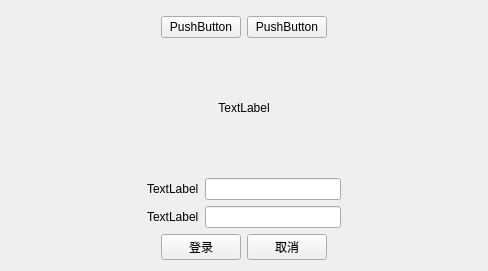
<?xml version="1.0" encoding="UTF-8"?>
<ui version="4.0">
 <class>LoginWidget</class>
 <widget class="QWidget" name="LoginWidget">
  <property name="geometry">
   <rect>
    <x>0</x>
    <y>0</y>
    <width>488</width>
    <height>271</height>
   </rect>
  </property>
  <property name="windowTitle">
   <string>Form</string>
  </property>
  <layout class="QGridLayout" name="gridLayout">
   <item row="1" column="0">
    <layout class="QVBoxLayout" name="verticalLayout_4">
     <item>
      <layout class="QVBoxLayout" name="verticalLayout_3">
       <item>
        <layout class="QHBoxLayout" name="horizontalLayout_4">
         <item>
          <spacer name="horizontalSpacer_7">
           <property name="orientation">
            <enum>Qt::Horizontal</enum>
           </property>
           <property name="sizeHint" stdset="0">
            <size>
             <width>40</width>
             <height>20</height>
            </size>
           </property>
          </spacer>
         </item>
         <item>
          <widget class="QPushButton" name="pushButton_4">
           <property name="text">
            <string>PushButton</string>
           </property>
          </widget>
         </item>
         <item>
          <widget class="QPushButton" name="pushButton_3">
           <property name="text">
            <string>PushButton</string>
           </property>
          </widget>
         </item>
         <item>
          <spacer name="horizontalSpacer_8">
           <property name="orientation">
            <enum>Qt::Horizontal</enum>
           </property>
           <property name="sizeHint" stdset="0">
            <size>
             <width>40</width>
             <height>20</height>
            </size>
           </property>
          </spacer>
         </item>
        </layout>
       </item>
       <item>
        <widget class="QLabel" name="label_3">
         <property name="enabled">
          <bool>true</bool>
         </property>
         <property name="minimumSize">
          <size>
           <width>0</width>
           <height>50</height>
          </size>
         </property>
         <property name="text">
          <string>TextLabel</string>
         </property>
         <property name="alignment">
          <set>Qt::AlignCenter</set>
         </property>
        </widget>
       </item>
      </layout>
     </item>
     <item>
      <layout class="QVBoxLayout" name="verticalLayout_2">
       <item>
        <layout class="QVBoxLayout" name="verticalLayout">
         <item>
          <layout class="QHBoxLayout" name="horizontalLayout">
           <item>
            <spacer name="horizontalSpacer">
             <property name="orientation">
              <enum>Qt::Horizontal</enum>
             </property>
             <property name="sizeHint" stdset="0">
              <size>
               <width>40</width>
               <height>20</height>
              </size>
             </property>
            </spacer>
           </item>
           <item>
            <widget class="QLabel" name="label">
             <property name="text">
              <string>TextLabel</string>
             </property>
            </widget>
           </item>
           <item>
            <widget class="QLineEdit" name="lineEdit"/>
           </item>
           <item>
            <spacer name="horizontalSpacer_2">
             <property name="orientation">
              <enum>Qt::Horizontal</enum>
             </property>
             <property name="sizeHint" stdset="0">
              <size>
               <width>40</width>
               <height>20</height>
              </size>
             </property>
            </spacer>
           </item>
          </layout>
         </item>
         <item>
          <layout class="QHBoxLayout" name="horizontalLayout_2">
           <item>
            <spacer name="horizontalSpacer_3">
             <property name="orientation">
              <enum>Qt::Horizontal</enum>
             </property>
             <property name="sizeHint" stdset="0">
              <size>
               <width>40</width>
               <height>20</height>
              </size>
             </property>
            </spacer>
           </item>
           <item>
            <widget class="QLabel" name="label_2">
             <property name="text">
              <string>TextLabel</string>
             </property>
            </widget>
           </item>
           <item>
            <widget class="QLineEdit" name="lineEdit_2"/>
           </item>
           <item>
            <spacer name="horizontalSpacer_4">
             <property name="orientation">
              <enum>Qt::Horizontal</enum>
             </property>
             <property name="sizeHint" stdset="0">
              <size>
               <width>40</width>
               <height>20</height>
              </size>
             </property>
            </spacer>
           </item>
          </layout>
         </item>
        </layout>
       </item>
       <item>
        <layout class="QHBoxLayout" name="horizontalLayout_3">
         <item>
          <spacer name="horizontalSpacer_5">
           <property name="orientation">
            <enum>Qt::Horizontal</enum>
           </property>
           <property name="sizeHint" stdset="0">
            <size>
             <width>40</width>
             <height>20</height>
            </size>
           </property>
          </spacer>
         </item>
         <item>
          <widget class="QPushButton" name="pushButton">
           <property name="text">
            <string>登录</string>
           </property>
          </widget>
         </item>
         <item>
          <widget class="QPushButton" name="pushButton_2">
           <property name="text">
            <string>取消</string>
           </property>
          </widget>
         </item>
         <item>
          <spacer name="horizontalSpacer_6">
           <property name="orientation">
            <enum>Qt::Horizontal</enum>
           </property>
           <property name="sizeHint" stdset="0">
            <size>
             <width>40</width>
             <height>20</height>
            </size>
           </property>
          </spacer>
         </item>
        </layout>
       </item>
      </layout>
     </item>
    </layout>
   </item>
   <item row="0" column="0">
    <spacer name="verticalSpacer">
     <property name="orientation">
      <enum>Qt::Vertical</enum>
     </property>
     <property name="sizeType">
      <enum>QSizePolicy::Minimum</enum>
     </property>
     <property name="sizeHint" stdset="0">
      <size>
       <width>20</width>
       <height>5</height>
      </size>
     </property>
    </spacer>
   </item>
  </layout>
 </widget>
 <resources/>
 <connections/>
</ui>
